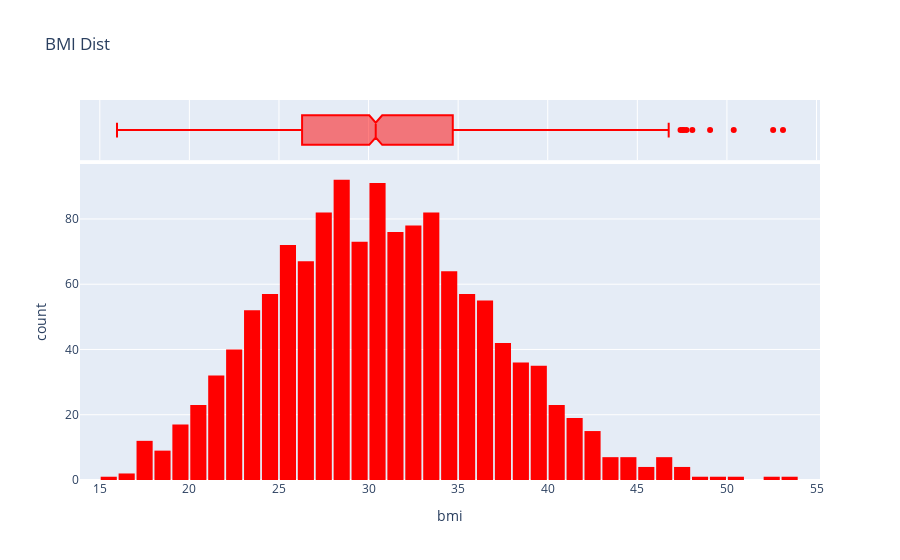

Notebook code cell kept with this figure:
### Markdown cell above
### Body Mass Index

### Code cell
fig =  px.histogram(medical_df,title="BMI Dist",x="bmi",color_discrete_sequence=['red'],marginal='box')
fig.update_layout(bargap = 0.1)
fig.show()

### Figure 1 — Plotly figure (JSON) as saved in the notebook; plotly's stock layout.template omitted (floating-point values rounded to 4 significant figures; data arrays with more than 128 entries replaced by an {"elided": "..."} marker saying what was removed)
{"data": [{"bingroup": "x", "hovertemplate": "bmi=%{x}<br>count=%{y}<extra></extra>", "legendgroup": "", "marker": {"color": "red", "pattern": {"shape": ""}}, "name": "", "orientation": "v", "showlegend": false, "type": "histogram", "x": {"elided": "1338 float values"}, "xaxis": "x", "yaxis": "y"}, {"hovertemplate": "bmi=%{x}<extra></extra>", "legendgroup": "", "marker": {"color": "red"}, "name": "", "notched": true, "showlegend": false, "type": "box", "x": {"elided": "1338 float values"}, "xaxis": "x2", "yaxis": "y2"}], "layout": {"bargap": 0.1, "barmode": "relative", "legend": {"tracegroupgap": 0}, "title": {"text": "BMI Dist"}, "xaxis": {"anchor": "y", "domain": [0, 1], "title": {"text": "bmi"}}, "xaxis2": {"anchor": "y2", "domain": [0, 1], "matches": "x", "showgrid": true, "showticklabels": false}, "yaxis": {"anchor": "x", "domain": [0, 0.8316], "title": {"text": "count"}}, "yaxis2": {"anchor": "x2", "domain": [0.8416, 1], "matches": "y2", "showgrid": false, "showline": false, "showticklabels": false, "ticks": ""}}}
